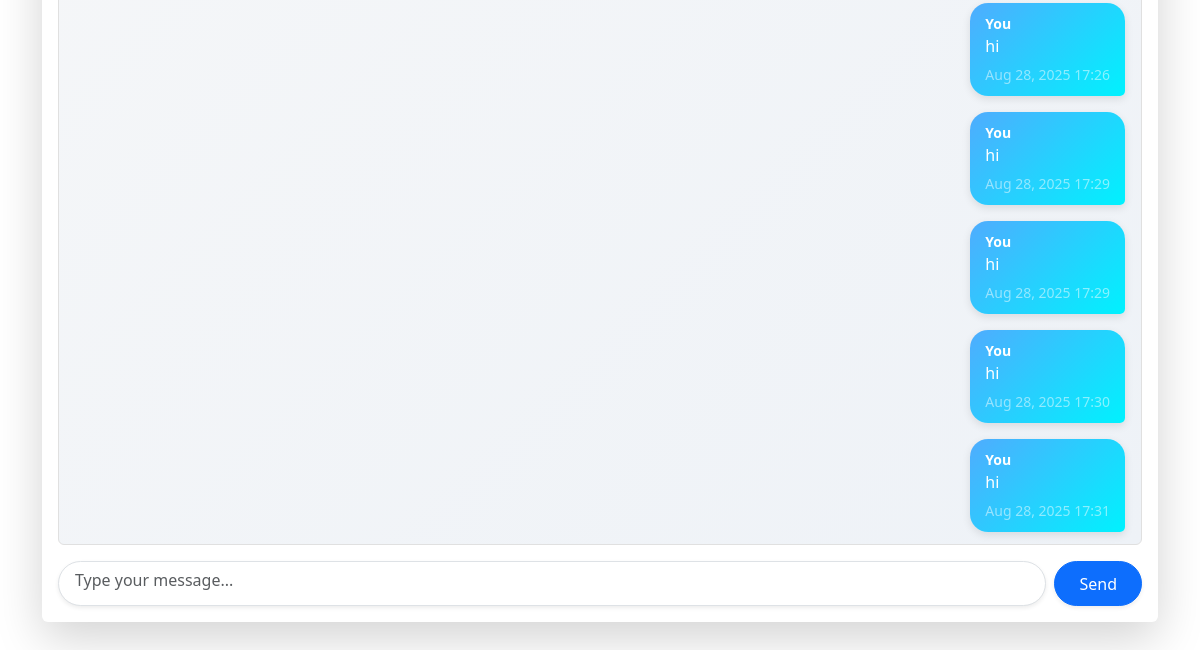
Before: /courses/student/messages/ (signed in, lower part) with the older database file.
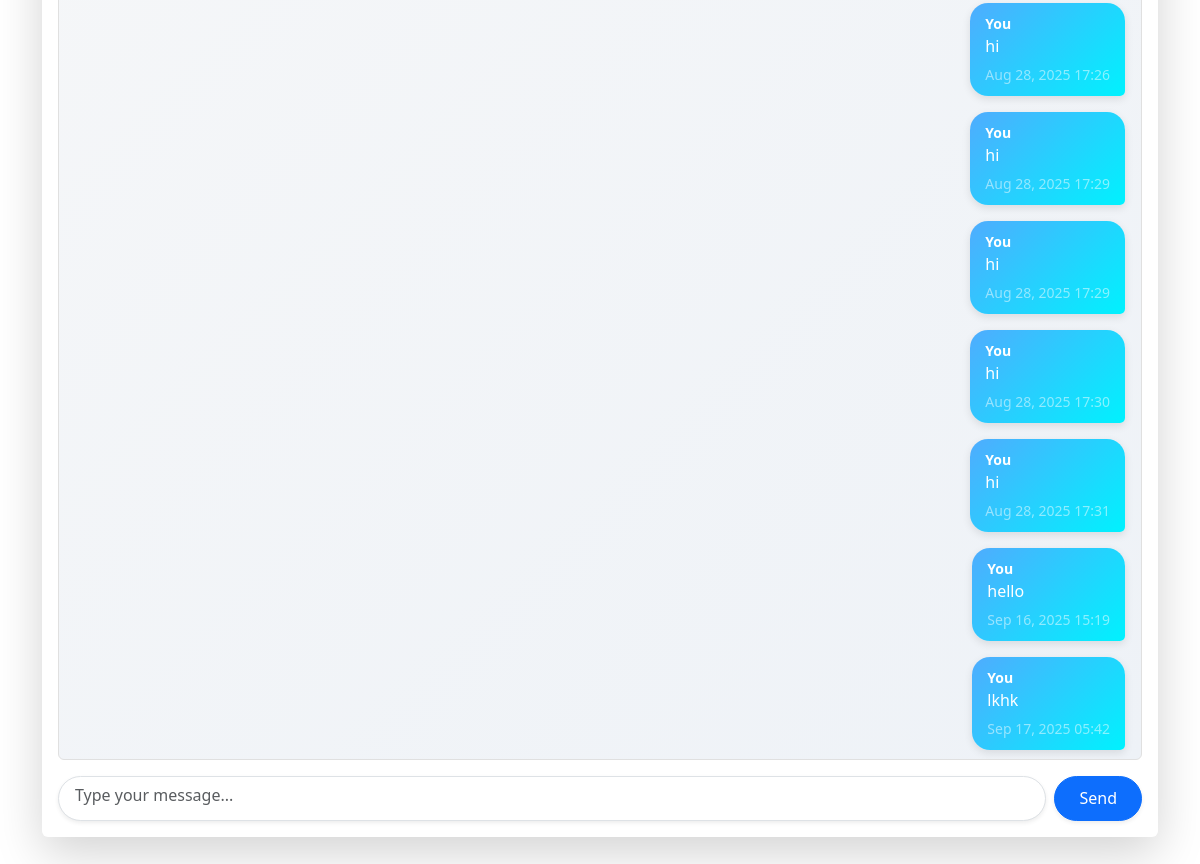
After: the same page with the newer database file.
### courses/models.py (models this page shows)
class Message(models.Model):
    student = models.ForeignKey(User, on_delete=models.CASCADE, related_name='student_msg', limit_choices_to={'role': 'student'})
    mentor = models.ForeignKey(User, on_delete=models.CASCADE, related_name='mentor_msg', limit_choices_to={'role': 'mentor'})
    question = models.TextField()
    reply = models.TextField(blank=True, null=True)
    created_at = models.DateTimeField(auto_now_add=True)

### courses/views.py (the view)
# urls.py: path('student/messages/', views.student_messages, name='student_messages'),
@login_required
def student_messages(request):
    if request.user.role != "student":
        return redirect("dashboard")
    mentor = User.objects.filter(role="mentor", course=request.user.course).first()  # student's mentor
    if request.method == "POST":
        question = request.POST.get("question")
        if mentor and question.strip():
            Message.objects.create(student=request.user, mentor=mentor, question=question)
            messages.success(request, 'Message sent successfully!')
    messages_list = Message.objects.filter(student=request.user).order_by('-created_at')
    return render(request, "courses/student_messages.html", {"messages": messages_list})

### templates/courses/student_messages.html (shortened to what this page needs)
{% extends "base.html" %}
{% block content %}
<div class="card shadow-lg border-0">
  <div class="card-body d-flex flex-column" style="height: 75vh;">
    <div id="chat-box" class="flex-grow-1 mb-3 p-3 chat-box rounded">
      {% if messages %}
        {% for message in messages reversed %}
          <div class="d-flex justify-content-end mb-3">
            <div class="chat-bubble student">
              <strong class="d-block small">You</strong>
              <p class="mb-1">{{ message.question }}</p>
              <small class="text-white-50">{{ message.created_at|date:"M d, Y H:i" }}</small>
            </div>
          </div>
        {% endfor %}
      {% else %}
        <p class="text-muted text-center my-auto">No messages yet. Start the conversation!</p>
      {% endif %}
    </div>
    <form method="post" class="d-flex chat-input">
      <textarea name="question" class="form-control rounded-pill px-3 me-2 shadow-sm"
                rows="1" placeholder="Type your message..." required></textarea>
      <button type="submit" class="btn btn-primary rounded-pill px-4 shadow-sm">Send</button>
    </form>
  </div>
</div>
{% endblock %}

Changed rows visible on the page:
added Message: question "hello", created_at "Sep 16, 2025 15:19"
added Message: question "lkhk", created_at "Sep 17, 2025 05:42"
